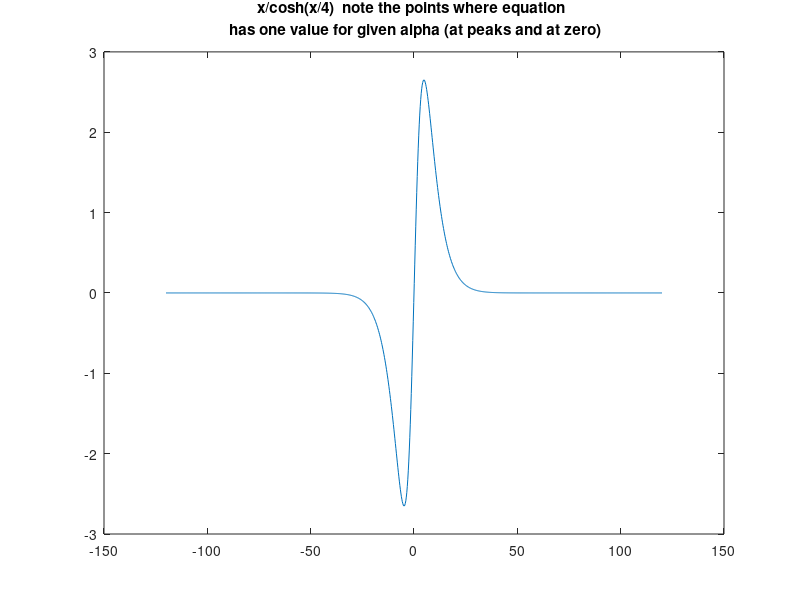

Recreate this plot in MATLAB. (Note: this script raises an error after producing the figure.)
% Question 5

clear all
close all
clc

x = linspace(-120,120,1000);

fx = x./(cosh(x/4));

plot(x,fx)
title(sprintf('x/cosh(x/4)  note the points where equation \n has one value for given alpha (at peaks and at zero)')) 

f = 'x/4 .* tanh(x/4) - 1';
func = inline(f);


nprobe = 50;
b = 10;
a = -10;
tol = 1e-7;
maxiter = 50;

[roots,iter] = rootgrabber(func,nprobe,a,b,tol,maxiter,true);

x = roots;
fx = x./(cosh(x/4));

for ii = 1:length(fx)
    fprintf('\nfunction has single root: %2.5g at alpha: %2.5g',x(ii),fx(ii))
end
fprintf('\n')
